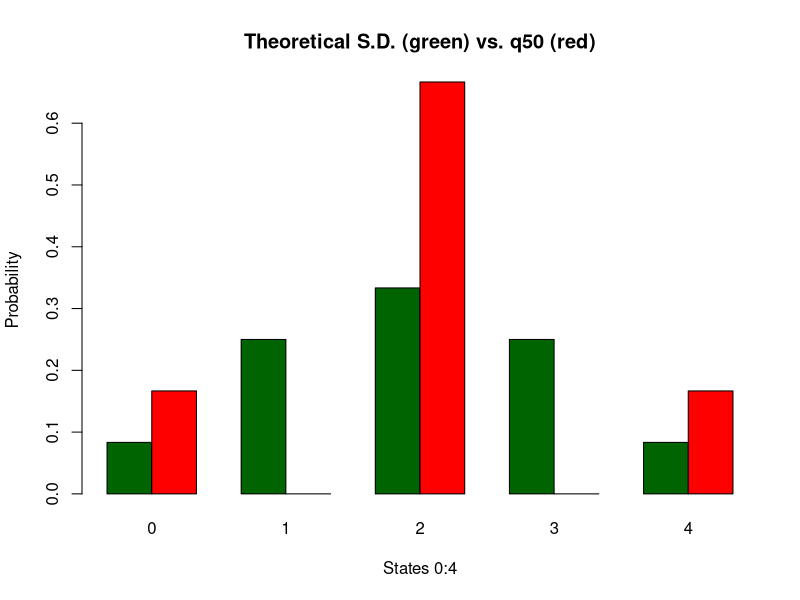

This figure's R source:
install.packages("expm")
library(expm)

p <- matrix(c(0,1,0,0,0,
              1/3,0,2/3,0,0,
              0,1/2,0,1/2,0,
              0,0,2/3,0,1/3,
              0,0,0,1,0),nrow=5,byrow=TRUE)

p_50 <- p %^% 50

q <- matrix(c(0,0,1,0,0),nrow=1,byrow=TRUE)

q_50 <- q %*% p_50
q_50

pi_theory <- c(1/12,1/4,1/3,1/4,1/12)

plot_data2 <- rbind(pi_theory,q_50)

barplot(plot_data2,beside=TRUE,
        names.arg=0:4,col=c("darkgreen","red"),main="Theoretical S.D. (green) vs. q50 (red)",
xlab="States 0:4",ylab="Probability")
